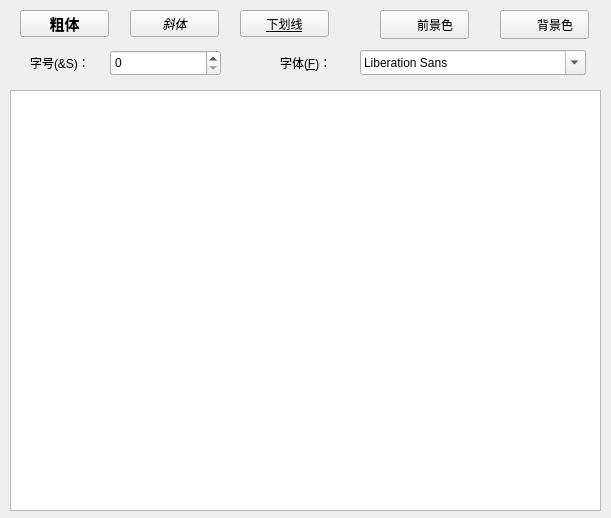
<?xml version="1.0" encoding="UTF-8"?>
<ui version="4.0">
 <class>Widget</class>
 <widget class="QWidget" name="Widget">
  <property name="geometry">
   <rect>
    <x>0</x>
    <y>0</y>
    <width>611</width>
    <height>518</height>
   </rect>
  </property>
  <property name="sizePolicy">
   <sizepolicy hsizetype="Preferred" vsizetype="Preferred">
    <horstretch>0</horstretch>
    <verstretch>0</verstretch>
   </sizepolicy>
  </property>
  <property name="minimumSize">
   <size>
    <width>611</width>
    <height>518</height>
   </size>
  </property>
  <property name="maximumSize">
   <size>
    <width>611</width>
    <height>518</height>
   </size>
  </property>
  <property name="windowTitle">
   <string>Widget</string>
  </property>
  <widget class="QTextEdit" name="textEdit">
   <property name="geometry">
    <rect>
     <x>10</x>
     <y>90</y>
     <width>591</width>
     <height>421</height>
    </rect>
   </property>
  </widget>
  <widget class="QPushButton" name="pushButton_Bold">
   <property name="geometry">
    <rect>
     <x>20</x>
     <y>10</y>
     <width>89</width>
     <height>27</height>
    </rect>
   </property>
   <property name="font">
    <font>
     <pointsize>11</pointsize>
     <weight>75</weight>
     <bold>true</bold>
    </font>
   </property>
   <property name="text">
    <string>粗体</string>
   </property>
  </widget>
  <widget class="QPushButton" name="pushButton_Italic">
   <property name="geometry">
    <rect>
     <x>130</x>
     <y>10</y>
     <width>89</width>
     <height>27</height>
    </rect>
   </property>
   <property name="font">
    <font>
     <italic>true</italic>
    </font>
   </property>
   <property name="text">
    <string>斜体</string>
   </property>
  </widget>
  <widget class="QPushButton" name="pushButton_Underline">
   <property name="geometry">
    <rect>
     <x>240</x>
     <y>10</y>
     <width>89</width>
     <height>27</height>
    </rect>
   </property>
   <property name="font">
    <font>
     <underline>true</underline>
    </font>
   </property>
   <property name="text">
    <string>下划线</string>
   </property>
  </widget>
  <widget class="QPushButton" name="pushButton_FGColor">
   <property name="geometry">
    <rect>
     <x>380</x>
     <y>10</y>
     <width>89</width>
     <height>29</height>
    </rect>
   </property>
   <property name="styleSheet">
    <string notr="true">text-align: right;
padding-right: 15%;</string>
   </property>
   <property name="text">
    <string>前景色</string>
   </property>
   <property name="autoDefault">
    <bool>false</bool>
   </property>
   <property name="default">
    <bool>false</bool>
   </property>
   <property name="flat">
    <bool>false</bool>
   </property>
  </widget>
  <widget class="QPushButton" name="pushButton_BGColor">
   <property name="geometry">
    <rect>
     <x>500</x>
     <y>10</y>
     <width>89</width>
     <height>29</height>
    </rect>
   </property>
   <property name="styleSheet">
    <string notr="true">text-align: right;
padding-right: 15%;</string>
   </property>
   <property name="text">
    <string>背景色</string>
   </property>
  </widget>
  <widget class="QLabel" name="label_FontSize">
   <property name="geometry">
    <rect>
     <x>30</x>
     <y>50</y>
     <width>71</width>
     <height>25</height>
    </rect>
   </property>
   <property name="text">
    <string>字号(&amp;S)：</string>
   </property>
  </widget>
  <widget class="QLabel" name="label_FontFamily">
   <property name="geometry">
    <rect>
     <x>280</x>
     <y>50</y>
     <width>71</width>
     <height>25</height>
    </rect>
   </property>
   <property name="text">
    <string>字体(&amp;F)：</string>
   </property>
   <property name="buddy">
    <cstring>fontComboBox</cstring>
   </property>
  </widget>
  <widget class="QFontComboBox" name="fontComboBox">
   <property name="geometry">
    <rect>
     <x>360</x>
     <y>50</y>
     <width>226</width>
     <height>25</height>
    </rect>
   </property>
  </widget>
  <widget class="QSpinBox" name="spinBox">
   <property name="geometry">
    <rect>
     <x>110</x>
     <y>50</y>
     <width>111</width>
     <height>26</height>
    </rect>
   </property>
  </widget>
 </widget>
 <layoutdefault spacing="6" margin="11"/>
 <resources/>
 <connections/>
</ui>
